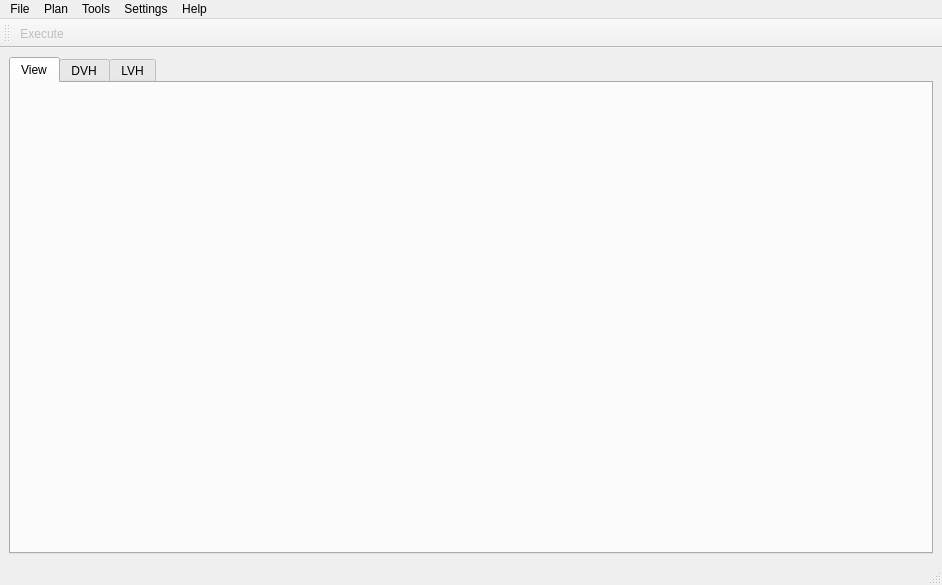
<?xml version="1.0" encoding="UTF-8"?>
<ui version="4.0">
 <class>MainWindow</class>
 <widget class="QMainWindow" name="MainWindow">
  <property name="geometry">
   <rect>
    <x>0</x>
    <y>0</y>
    <width>942</width>
    <height>585</height>
   </rect>
  </property>
  <property name="windowTitle">
   <string>MainWindow</string>
  </property>
  <widget class="QWidget" name="centralwidget">
   <layout class="QHBoxLayout" name="horizontalLayout_2">
    <item>
     <widget class="QTabWidget" name="tabWidget">
      <property name="currentIndex">
       <number>0</number>
      </property>
      <widget class="QWidget" name="tab_view">
       <attribute name="title">
        <string>View</string>
       </attribute>
       <layout class="QVBoxLayout" name="verticalLayout_2">
        <property name="spacing">
         <number>0</number>
        </property>
        <property name="leftMargin">
         <number>0</number>
        </property>
        <property name="topMargin">
         <number>0</number>
        </property>
        <property name="rightMargin">
         <number>0</number>
        </property>
        <property name="bottomMargin">
         <number>0</number>
        </property>
        <item>
         <layout class="QVBoxLayout" name="tab_Vlayout"/>
        </item>
       </layout>
      </widget>
      <widget class="QWidget" name="tab_dvh">
       <attribute name="title">
        <string>DVH</string>
       </attribute>
      </widget>
      <widget class="QWidget" name="tab_lvh">
       <attribute name="title">
        <string>LVH</string>
       </attribute>
      </widget>
     </widget>
    </item>
   </layout>
  </widget>
  <widget class="QMenuBar" name="menubar">
   <property name="geometry">
    <rect>
     <x>0</x>
     <y>0</y>
     <width>942</width>
     <height>22</height>
    </rect>
   </property>
   <widget class="QMenu" name="menuTools">
    <property name="title">
     <string>Tools</string>
    </property>
    <addaction name="actionConsole"/>
   </widget>
   <widget class="QMenu" name="menuSettings">
    <property name="title">
     <string>Settings</string>
    </property>
    <addaction name="actionTRiP98_Config"/>
    <addaction name="actionPreferences"/>
    <addaction name="actionBeam_Kernels"/>
   </widget>
   <widget class="QMenu" name="menuAbout">
    <property name="title">
     <string>Help</string>
    </property>
    <addaction name="actionAbout"/>
   </widget>
   <widget class="QMenu" name="menuPlan">
    <property name="title">
     <string>Plan</string>
    </property>
    <addaction name="actionNew_Plan"/>
    <addaction name="actionEdit_Plan"/>
    <addaction name="separator"/>
    <addaction name="actionExport_Plan"/>
    <addaction name="separator"/>
    <addaction name="actionDelete_Plan"/>
   </widget>
   <widget class="QMenu" name="menuFile">
    <property name="title">
     <string>File</string>
    </property>
    <widget class="QMenu" name="menuNew">
     <property name="title">
      <string>New</string>
     </property>
     <addaction name="actionCT_Cube"/>
     <addaction name="actionROI"/>
    </widget>
    <widget class="QMenu" name="menuImport">
     <property name="title">
      <string>Import</string>
     </property>
     <addaction name="actionDoseCube"/>
     <addaction name="actionLETCube"/>
     <addaction name="action_exec"/>
    </widget>
    <addaction name="menuNew"/>
    <addaction name="actionOpen_Dicom"/>
    <addaction name="actionOpen_Voxelplan"/>
    <addaction name="menuImport"/>
    <addaction name="separator"/>
    <addaction name="actionOpen_Project"/>
    <addaction name="actionSave_Project"/>
    <addaction name="separator"/>
    <addaction name="actionExport_Dicom"/>
    <addaction name="actionExport_Voxelplan"/>
    <addaction name="separator"/>
    <addaction name="actionExit"/>
   </widget>
   <addaction name="menuFile"/>
   <addaction name="menuPlan"/>
   <addaction name="menuTools"/>
   <addaction name="menuSettings"/>
   <addaction name="menuAbout"/>
  </widget>
  <widget class="QStatusBar" name="statusbar">
   <property name="Run" stdset="0">
    <bool>true</bool>
   </property>
  </widget>
  <widget class="QToolBar" name="toolBar">
   <property name="windowTitle">
    <string>toolBar</string>
   </property>
   <property name="iconSize">
    <size>
     <width>16</width>
     <height>16</height>
    </size>
   </property>
   <attribute name="toolBarArea">
    <enum>TopToolBarArea</enum>
   </attribute>
   <attribute name="toolBarBreak">
    <bool>false</bool>
   </attribute>
   <addaction name="actionExecutePlan"/>
  </widget>
  <action name="actionOpen_Voxelplan">
   <property name="text">
    <string>Open VOXELPLAN</string>
   </property>
  </action>
  <action name="actionPreferences">
   <property name="text">
    <string>Preferences</string>
   </property>
   <property name="visible">
    <bool>false</bool>
   </property>
  </action>
  <action name="actionOpen_Dicom">
   <property name="text">
    <string>Open DICOM</string>
   </property>
  </action>
  <action name="actionCT_Cube">
   <property name="text">
    <string>CT Cube</string>
   </property>
  </action>
  <action name="actionROI">
   <property name="text">
    <string>ROI</string>
   </property>
  </action>
  <action name="actionSave_Project">
   <property name="text">
    <string>Save Project</string>
   </property>
  </action>
  <action name="actionOpen_Project">
   <property name="text">
    <string>Open Project</string>
   </property>
  </action>
  <action name="actionExit">
   <property name="text">
    <string>Quit</string>
   </property>
  </action>
  <action name="actionAbout">
   <property name="text">
    <string>About</string>
   </property>
  </action>
  <action name="actionConsole">
   <property name="text">
    <string>Console</string>
   </property>
  </action>
  <action name="actionTRiP98_Config">
   <property name="text">
    <string>TRiP98 Config</string>
   </property>
  </action>
  <action name="actionDoseCube">
   <property name="text">
    <string>DoseCube</string>
   </property>
  </action>
  <action name="actionLETCube">
   <property name="text">
    <string>LETCube</string>
   </property>
  </action>
  <action name="action_exec">
   <property name="text">
    <string>Plan (.exec)</string>
   </property>
  </action>
  <action name="actionNew_Plan">
   <property name="text">
    <string>New Plan</string>
   </property>
  </action>
  <action name="actionEdit_Plan">
   <property name="text">
    <string>Edit Plan</string>
   </property>
  </action>
  <action name="actionDelete_Plan">
   <property name="text">
    <string>Delete Plan</string>
   </property>
  </action>
  <action name="actionExport_Dicom">
   <property name="text">
    <string>Export DICOM</string>
   </property>
  </action>
  <action name="actionExport_Voxelplan">
   <property name="text">
    <string>Export VOXELPLAN</string>
   </property>
  </action>
  <action name="actionExport_Plan">
   <property name="text">
    <string>Export Plan</string>
   </property>
  </action>
  <action name="actionBeam_Kernels">
   <property name="text">
    <string>Beam Kernels</string>
   </property>
  </action>
  <action name="actionExecutePlan">
   <property name="enabled">
    <bool>false</bool>
   </property>
   <property name="icon">
    <iconset>
     <normaloff>run.png</normaloff>run.png</iconset>
   </property>
   <property name="text">
    <string>Execute</string>
   </property>
   <property name="toolTip">
    <string>Execute selected plan</string>
   </property>
   <property name="statusTip">
    <string>Execute selected plan</string>
   </property>
   <property name="whatsThis">
    <string/>
   </property>
   <property name="menuRole">
    <enum>QAction::ApplicationSpecificRole</enum>
   </property>
   <property name="priority">
    <enum>QAction::HighPriority</enum>
   </property>
  </action>
 </widget>
 <resources/>
 <connections/>
 <slots>
  <slot>open_ctx()</slot>
 </slots>
</ui>
